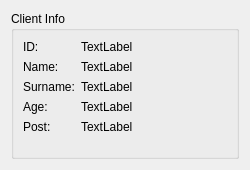
<?xml version="1.0" encoding="UTF-8"?>
<ui version="4.0">
 <class>ClientInfo</class>
 <widget class="QWidget" name="ClientInfo">
  <property name="geometry">
   <rect>
    <x>0</x>
    <y>0</y>
    <width>250</width>
    <height>170</height>
   </rect>
  </property>
  <property name="minimumSize">
   <size>
    <width>200</width>
    <height>170</height>
   </size>
  </property>
  <property name="maximumSize">
   <size>
    <width>250</width>
    <height>170</height>
   </size>
  </property>
  <property name="windowTitle">
   <string>Form</string>
  </property>
  <layout class="QVBoxLayout" name="verticalLayout">
   <item>
    <widget class="QGroupBox" name="grpClientInfo">
     <property name="title">
      <string>Client Info</string>
     </property>
     <layout class="QFormLayout" name="formLayout">
      <item row="0" column="0">
       <widget class="QLabel" name="lbID">
        <property name="text">
         <string>ID:</string>
        </property>
       </widget>
      </item>
      <item row="1" column="0">
       <widget class="QLabel" name="lbName">
        <property name="text">
         <string>Name:</string>
        </property>
       </widget>
      </item>
      <item row="2" column="0">
       <widget class="QLabel" name="lbSurname">
        <property name="text">
         <string>Surname:</string>
        </property>
       </widget>
      </item>
      <item row="3" column="0">
       <widget class="QLabel" name="lbAge">
        <property name="text">
         <string>Age:</string>
        </property>
       </widget>
      </item>
      <item row="4" column="0">
       <widget class="QLabel" name="lbPost">
        <property name="text">
         <string>Post:</string>
        </property>
       </widget>
      </item>
      <item row="0" column="1">
       <widget class="QLabel" name="lbValID">
        <property name="text">
         <string>TextLabel</string>
        </property>
       </widget>
      </item>
      <item row="1" column="1">
       <widget class="QLabel" name="lbValName">
        <property name="text">
         <string>TextLabel</string>
        </property>
       </widget>
      </item>
      <item row="2" column="1">
       <widget class="QLabel" name="lbValSurname">
        <property name="text">
         <string>TextLabel</string>
        </property>
       </widget>
      </item>
      <item row="3" column="1">
       <widget class="QLabel" name="lbValAge">
        <property name="text">
         <string>TextLabel</string>
        </property>
       </widget>
      </item>
      <item row="4" column="1">
       <widget class="QLabel" name="lbValPost">
        <property name="text">
         <string>TextLabel</string>
        </property>
       </widget>
      </item>
     </layout>
    </widget>
   </item>
  </layout>
 </widget>
 <resources/>
 <connections/>
</ui>
